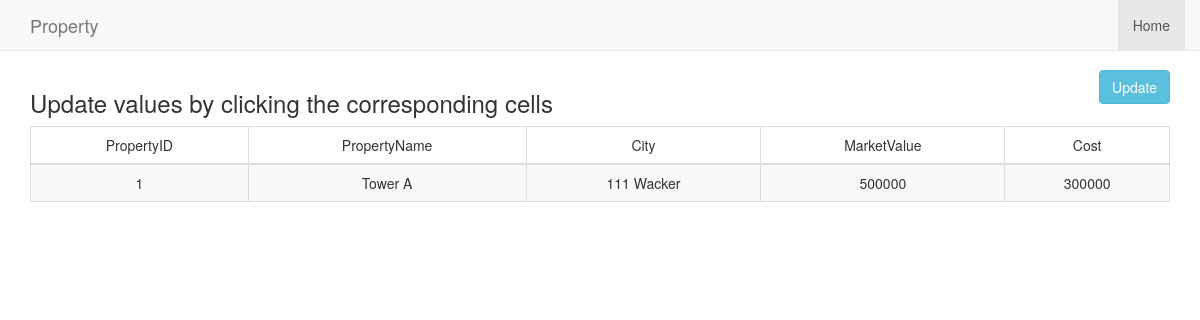
/task3_edit/1, run on the app's committed database.
### tables this page shows
CREATE TABLE `Property` (
	`PropertyID`	INTEGER NOT NULL PRIMARY KEY AUTOINCREMENT,
	`PropertyName`	TEXT,
	`City`	TEXT,
	`MarketValue`	NUMERIC,
	`Cost`	NUMERIC
);

### run.py (the view)
@app.route('/task3_edit/<string:id>', methods=['GET'])
def task3_edit(id):
	property_id = id
	try:
		con = sql.connect("Database.db")
		con.row_factory = sql.Row
		cur = con.cursor()
		cur.execute("SELECT * FROM Property WHERE PropertyID = ?", [property_id])
		Query1 = cur.fetchall();
	except Error as e:
		print(e)
	finally:
		return render_template("edit.html", Query1 = Query1, id = property_id)

### templates/edit.html (shortened to what this page needs)
<!doctype html>
<html>
<head>
   <link href="http://maxcdn.bootstrapcdn.com/bootstrap/3.3.5/css/bootstrap.min.css" rel="stylesheet"/>
   <body>
      <nav id="siteNav" class="navbar navbar-default navbar-fixed-top" role="navigation">
        <div class="container">
            <div class="navbar-header">
                <a class="navbar-brand" href="#">
                    Property
                </a>
            </div>
            <div class="collapse navbar-collapse" id="navbar">
                <ul class="nav navbar-nav navbar-right">
                    <li class = "active">
                        <a href="#">Home</a>
                    </li>
                </ul>
            </div>
        </div>
    </nav>
        <div class="container">
            <form method="post" novalidate="novalidate">
                    <div class="row">
                      <div class="col-sm-9">
                        <h3>Update values by clicking the corresponding cells</h3>
                      </div>
                        <div class="col-sm-3">
                           <div class="form-group">
                               <button type="submit" name="update1" id="update1" value="Update" class="btn btn-info pull-right" required="required">Update</button>
                           </div>
                        </div>
                    </div>
            </form>
        </div>
        <div class="container">
         <div class="container-fluid">
            <div class="row">
              <div class="col-6 align-self-center">
                  <table class = "table table-bordered table-striped text-center" border = 1>
                     <thead>
                        <td>PropertyID</td>
                        <td>PropertyName</td>
                        <td>City</td>
                        <td>MarketValue</td>
                        <td>Cost</td>
                     </thead>
                     {% for row in Query1 %}
                        <tr>
                           <td>{{row["PropertyID"]}}</td>
                           <td contenteditable="true" name="name" id="name">{{row["PropertyName"]}}</td>
                           <td contenteditable="true" name="city" id="city"> {{row["City"]}}</td>
                           <td contenteditable="true" name="value" id="value">{{row['MarketValue']}}</td>
                           <td contenteditable="true" name="cost" id="cost">{{row['Cost']}}</td>
                        </tr>
                     {% endfor %}
                  </table>
               </div>
            </div>
         </div>
      </div>
   </body>
</html>

### data on the page
Property: PropertyID "1", PropertyName "Tower A", City "111 Wacker", MarketValue "500000", Cost "300000"
